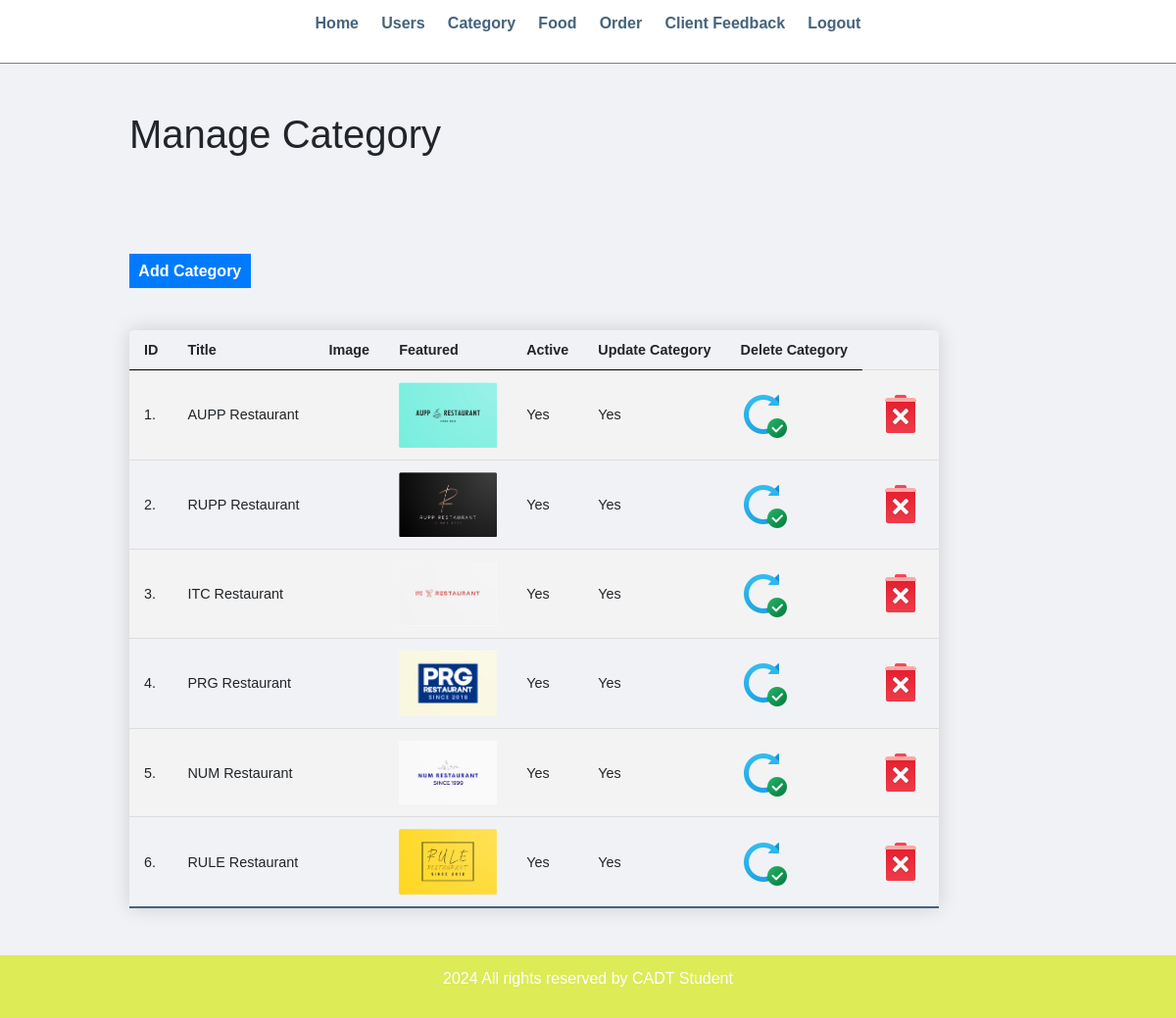
The page /admin/manage-category.php (signed in) on the database its author committed.
### tables this page shows
CREATE TABLE IF NOT EXISTS `tbl_category` (
  `id` int UNSIGNED NOT NULL AUTO_INCREMENT,
  `title` varchar(100) NOT NULL,
  `image_name` varchar(255) NOT NULL,
  `featured` varchar(10) NOT NULL,
  `active` varchar(10) NOT NULL,
  `Description` varchar(255) DEFAULT NULL,
  PRIMARY KEY (`id`)
);

### admin/manage-category.php (the view, shortened to what this page needs)
<?php include('partials/menu.php'); ?>
<div class="main-content">
    <div class="wrapper">
        <h1>Manage Category</h1>
        <br /><br />
        <br><br>
                <a href="<?php echo SITEURL; ?>admin/add-category.php" class="btn-primary">Add Category</a>
                <br /><br /><br />
                <table class="content-table">
                    <tr>
                        <th>ID</th>
                        <th>Title</th>
                        <th>Image</th>
                        <th>Featured</th>
                        <th>Active</th>
                        <th>Update Category</th>
                        <th>Delete Category</th>
                    </tr>
                    <?php
                        $sql = "SELECT * FROM tbl_category";
                        $res = mysqli_query($conn, $sql);
                        $count = mysqli_num_rows($res);
                        $sn=1;
                        if($count>0)
                        {
                            while ($row = mysqli_fetch_assoc($res)) {
                                $id = $row['id'];
                                $title = $row['title'];
                                $image_name = $row['image_name'];
                                $featured = $row['featured'];
                                $active = $row['active'];
                                if (isset($row['description'])) {
                                  $description = $row['description'];
                                } else {
                                  $description = "";
                                }
                                ?>
                                    <tr>
                                        <td><?php echo $sn++; ?>. </td>
                                        <td><?php echo $title; ?></td>
                                        <td><?php echo $description; ?></td>
                                        <td>
                                            <?php
                                                if($image_name!="")
                                                {
                                                    ?>
                                                    <img src="<?php echo SITEURL; ?>images/category/<?php echo $image_name; ?>" width="100px" >
                                                    <?php
                                                }
                                                else
                                                {
                                                    echo "<div class='error'>Image not Added.</div>";
                                                }
                                            ?>
                                        </td>
                                        <td><?php echo $featured; ?></td>
                                        <td><?php echo $active; ?></td>
                                        <td>
                                            <a href="<?php echo SITEURL; ?>admin/update-category.php?id=<?php echo $id; ?>"><img src="../images/icons/update.png"/></a>
                                            </td>
                                            <td>
                                            <a href="<?php echo SITEURL; ?>admin/delete-category.php?id=<?php echo $id; ?>&image_name=<?php echo $image_name; ?>"><img src="../images/icons/delete.png"/></a>
                                        </td>
                                    </tr>
                                <?php
                            }
                        }
                        else
                        {
                            ?>
                            <tr>
                                <td colspan="6"><div class="error">No Category Added.</div></td>
                            </tr>
                            <?php
                        }
                    ?>
                </table>
    </div>
</div>
<?php include('partials/footer.php'); ?>

### admin/partials/menu.php (shortened to what this page needs)
<html>
    <head>
        <link rel="stylesheet" href="../css/admin.css">
        <link rel="stylesheet" href=
    "https://stackpath.bootstrapcdn.com/bootstrap/4.5.0/css/bootstrap.min.css"
            integrity=
    "sha384-9aIt2nRpC12Uk9gS9baDl411NQApFmC26EwAOH8WgZl5MYYxFfc+NcPb1dKGj7Sk"
>
    </head>
    <body>
        <div class="menu text-center">
            <div class="wrapper">
                <ul>
                    <li><a href="index.php">Home</a></li>
                    <li><a href="manage-users.php">Users</a></li>
                    <li><a href="manage-category.php">Category</a></li>
                    <li><a href="manage-food.php">Food</a></li>
                    <li><a href="manage-order.php">Order</a></li>
                    <li><a href="view-feedback.php">Client Feedback</a></li>
                    <li><a href="logout.php">Logout</a></li>
                </ul>
            </div>
        </div>

### admin/partials/footer.php
<div class="footer">
            <div class="wrapper">
                <p class="text-center">2024 All rights reserved by CADT Student</p>
            </div>
        </div>
    </body>
</html>

### css/admin.css (style rules this page uses)
* { margin: 0; padding: 0; font-family: Arial, Helvetica, sans-serif; }
.wrapper { padding: 1%; width: 80%; margin: 0 auto; }
.text-center { text-align: center; }
table tr th { border-bottom: 1px solid black; padding: 1%; text-align: left; }
table tr td { padding: 1%; }
.btn-primary { background-color: #1e90ff; padding: 1%; color: white; text-decoration: none; font-weight: bold; }
.menu { border-bottom: 1px solid grey; }
.menu ul { list-style-type: none; }
.menu ul li { display: inline; padding: 1%; }
.menu ul li a { text-decoration: none; font-weight: bold; color: #45637d; }
.main-content { background-color: #f1f2f6; padding: 3% 0; }
.footer { background-color: #dceb56; color: white; }
.content-table { border-collapse: collapse; font-size: 0.9em; min-width: 800px; border-radius: 5px 5px 0 0; overflow: hidden; box-shadow: 0 0 20px rgba(0, 0, 0, 0.15); }
.content-table th, .content-table td { padding: 12px 15px; }
.content-table tbody tr { border-bottom: 1px solid #dddddd; }
.content-table tbody tr:nth-of-type(even) { background-color: #f3f3f3; }
.content-table tbody tr:last-of-type { border-bottom: 2px solid #45637d; }

### rows shown on the page
tbl_category: title "AUPP Restaurant", image_name (picture), featured "Yes", active "Yes"
tbl_category: title "RUPP Restaurant", image_name (picture), featured "Yes", active "Yes"
tbl_category: title "ITC Restaurant", image_name (picture), featured "Yes", active "Yes"
tbl_category: title "PRG Restaurant", image_name (picture), featured "Yes", active "Yes"
tbl_category: title "NUM Restaurant", image_name (picture), featured "Yes", active "Yes"
tbl_category: title "RULE Restaurant", image_name (picture), featured "Yes", active "Yes"
